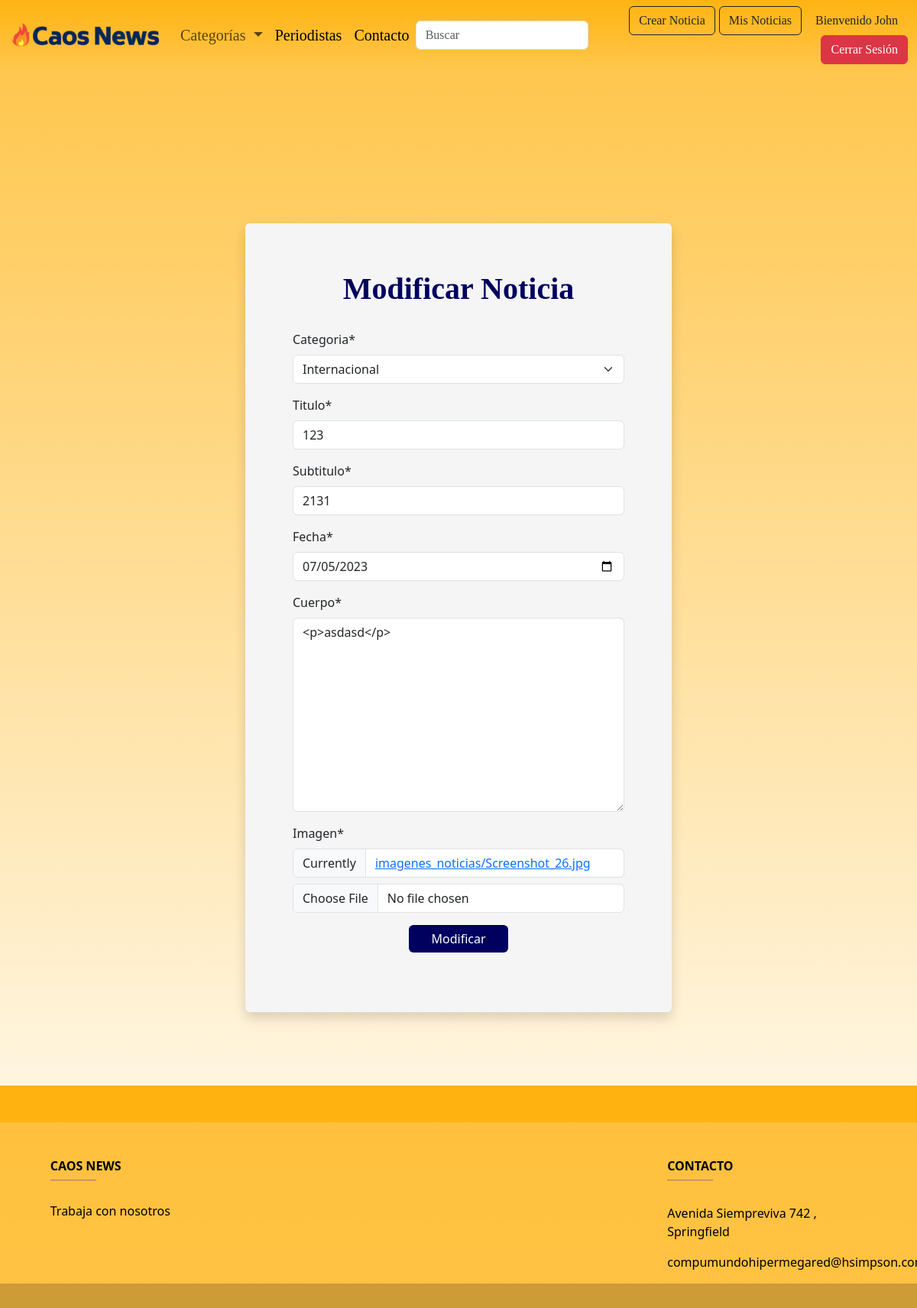
The page /mantenedor/modificarNoticia/35 (signed in) on the database its author committed.
### appweb/models.py (models this page shows, shortened)
class Noticia(models.Model):
    categoria = models.ForeignKey(Categoria, on_delete=models.CASCADE, null=True)
    titulo = models.CharField(max_length=150)
    subtitulo = models.CharField(max_length=250)
    autor = models.ForeignKey(Autor, on_delete=models.CASCADE, null=True)
    fecha = models.DateField()
    cuerpo = RichTextField(null=True)
    imagen = models.ImageField(upload_to="imagenes_noticias", null=True)
    motivo = models.TextField(null=True)
    estado = models.IntegerField(choices=estados_noticia, default=0)

### appweb/views.py (the view, shortened to what this page needs)
# urls.py: path('mantenedor/modificarNoticia/<pk>', modificar_noticia , name="modificar_noticia"),
@login_required(login_url="/accounts/login")
@permission_required(['appweb.add_noticia'], login_url="/accounts/login")
def modificar_noticia(request, pk):
    modificar = get_object_or_404(Noticia, pk=pk)
    data={
        'form_modificar': RevisarForm(instance=modificar)
    }
    return render(request, "mantenedor/modificar_noticia.html", data)

### appweb/forms.py
class RevisarForm(forms.ModelForm):
    class Meta:
        model = Noticia
        fields = ["categoria", "titulo", "subtitulo", "fecha", "cuerpo", "imagen"]
        widgets = {
            "fecha": forms.DateInput(attrs={'type':'date'},format=('%Y-%m-%d'))
        }

### appweb/models.py (called while the page is built)
    def __str__(self):
        return self.nombre

### appweb/templates/mantenedor/modificar_noticia.html (shortened to what this page needs)
{% extends 'base.html' %}
{% load static %}
{% block contenido %}
{% load crispy_forms_tags %}
<body style="background:linear-gradient(to bottom, #ffae00bb,rgba(255, 0, 0, 0)) no-repeat; ">
	<div class="container mt-5">
        <div class="col-6" style="margin:auto;">
            <div class="card shadow p-3 mb-5 bg-grey rounded" style="width: 100%; margin: auto; margin-top: 200px; border: 0; background-color: rgb(245, 245, 245);" >
                <div class="card-body" style="margin: 30px">
                    <h1 class="text-center" style="font-family: calibri; margin-bottom: 30px; color:rgb(0, 0, 95); font-weight: bold;">Modificar Noticia</h1>
                    <div class="mb-3">
		<form id="formularioModificar" method="POST" action="" enctype="multipart/form-data">
			{{ form_modificar | crispy }}
            <div class="mb-3 text-center">
            <button type="submit" class="btn btn-primary" style="background-color: rgb(0, 0, 95); border: none; width: 30%;">Modificar</button>
        </form>
	  </div>
</body>
{% endblock %}

### appweb/templates/base.html (shortened to what this page needs)
<!DOCTYPE html>
<html lang="en">
<head>
  {% load static %}
  <link rel="stylesheet" href="{% static 'css/style.css' %}">
  <link href="https://cdn.jsdelivr.net/npm/bootstrap@5.3.0/dist/css/bootstrap.min.css" rel="stylesheet"
>
</head>
<body>
  <nav class="navbar navbar-expand-lg bg-body-tertiary;">
    <div class="container-fluid">
      <a class="navbar-brand" href="{% url 'home' %}">
        <img src="{% static './images/caoes news chico.png' %}" style="color: aquamarine;" height="40"
          class="d-inline-block align-center" alt="Logo">
      </a>
      <div class="collapse navbar-collapse" id="navbarSupportedContent">
        <ul class="navbar-nav me-auto mb-2 mb-lg-0">
          <li class="nav-item dropdown">
            <div class="dropdown">
              <button class="nav-link dropdown-toggle" type="button" data-bs-toggle="dropdown" aria-expanded="false">
                Categorías
              </button>
            </div>
          </li>
          <li class="nav-item">
            <a class="nav-link active" aria-current="page" href="{% url 'filtro_autor' %}">Periodistas</a>
          </li>
          <li class="nav-item">
            <a class="nav-link active" aria-current="page" href="{% url 'contacto' %}">Contacto</a>
          </li>
        </ul>
        <form class="col-12 col-lg-auto mb-3 mb-lg-0 me-lg-3" role="search" action="" method="POST">
          <input type="search" name="valor_buscado" class="form-control form-control-dark " placeholder="Buscar"
            aria-label="Search">
        </form>
        <div class="text-end">
          {% if user.is_authenticated and user.is_superuser %}
          <a href="{% url 'registro' %}" class="btn btn-outline-dark">Crear usuario</a>
          <a href="{% url 'listar_noticia_admin' %}" class="btn btn-outline-dark">Revisar</a>
          <a href="{% url 'listar_postulaciones' %}" class="btn btn-outline-dark bg-orangered">Postulaciones</a>
          <label class="btn">Bienvenido {{user.username}}</label>
          <a href="{% url 'logout' %}">
            <button type="button" class="btn btn-danger">Cerrar Sesión</button>
          </a>
          {% elif user.is_authenticated and user.is_superuser == False %}
          <a href="{% url 'crear_noticia' %}" class="btn btn-outline-dark">Crear Noticia</a>
          <a href="{% url 'listar_noticia' %}" class="btn btn-outline-dark">Mis Noticias</a>
          <label class="btn">Bienvenido {{user.username}}</label>
          <a href="{% url 'logout' %}">
            <button type="button" class="btn btn-danger">Cerrar Sesión</button>
          </a>
          {% else %}
          <a href="{% url 'login' %}" class="btn btn-outline-dark">Login</a>
          {% endif %}
        </div>
      </div>
    </div>
  </nav>
  <main>
    {% block contenido %}
    {% endblock %}
  </main>
</body>
<br>
<br>
<footer class="text-center text-lg-start text-black" style="background-color: #ffae00bb">
  <section class="d-flex justify-content-between p-4" style="background-color: #ffae00bb">
  </section>
  <section class="">
    <div class="container text-center text-md-start mt-5">
      <div class="row mt-3">
        <div class="col-md-3 col-lg-4 col-xl-3 mx-auto mb-4">
          <h6 class="text-uppercase fw-bold">Caos News</h6>
          <hr class="mb-4 mt-0 d-inline-block mx-auto" style="width: 60px; background-color: #7c4dff; height: 2px" />
          <a style="color: black; text-decoration: none;" href="{% url 'formulario_postulacion' %}">
            <h6> Trabaja con nosotros</h6>
          </a>
        </div>
        <div class="col-md-2 col-lg-2 col-xl-2 mx-auto mb-4">
        </div>
        <div class="col-md-3 col-lg-2 col-xl-2 mx-auto mb-4">
        </div>
        <div class="col-md-4 col-lg-3 col-xl-3 mx-auto mb-md-0 mb-4">
          <h6 class="text-uppercase fw-bold">Contacto</h6>
          <hr class="mb-4 mt-0 d-inline-block mx-auto" style="width: 60px; background-color: #7c4dff; height: 2px" />
          <p> Avenida Siempreviva 742 , Springfield</p>
          <p> compumundohipermegared@hsimpson.com</p>
        </div>
      </div>
    </div>
  </section>
  <div class="text-center p-3" style="background-color: rgba(0, 0, 0, 0.2)">
  </div>
</footer>
</html>

### appweb/static/css/style.css (style rules this page uses)
nav { background:linear-gradient(to bottom, #ffae00bb,rgba(255, 0, 0, 0)); font-family:Cambria, Cochin, Georgia, Times, 'Times New Roman', serif; font-size: 20px; color: red; font-weight:normal; }
a { text-decoration: none; color: black; }
h1 { font-family: 'Times New Roman', Times, serif; font-size: 50px; text-align: left; margin-bottom: 20px; }

### rows shown on the page
Noticia: categoria "Internacional", titulo "123", subtitulo "2131", fecha "07/05/2023", cuerpo "<p>asdasd</p>"

### other values the page prints
{{ user.username }} "John"
